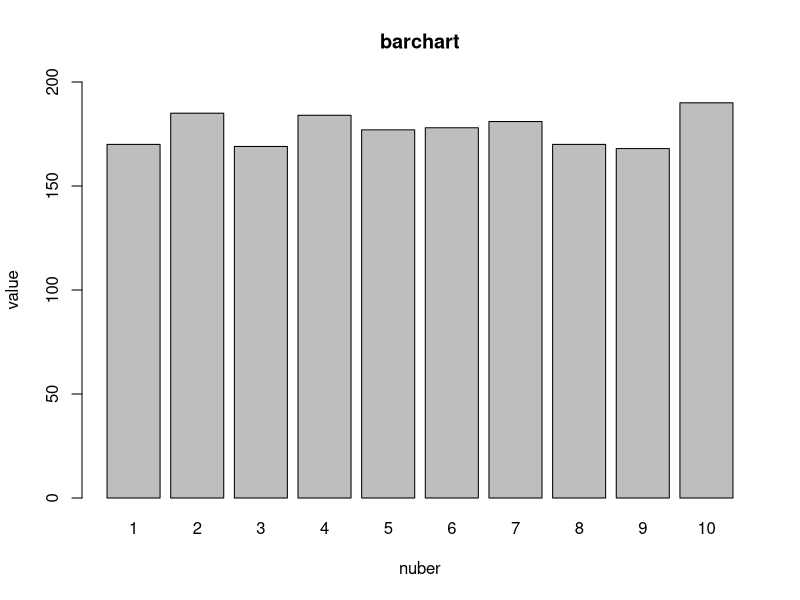
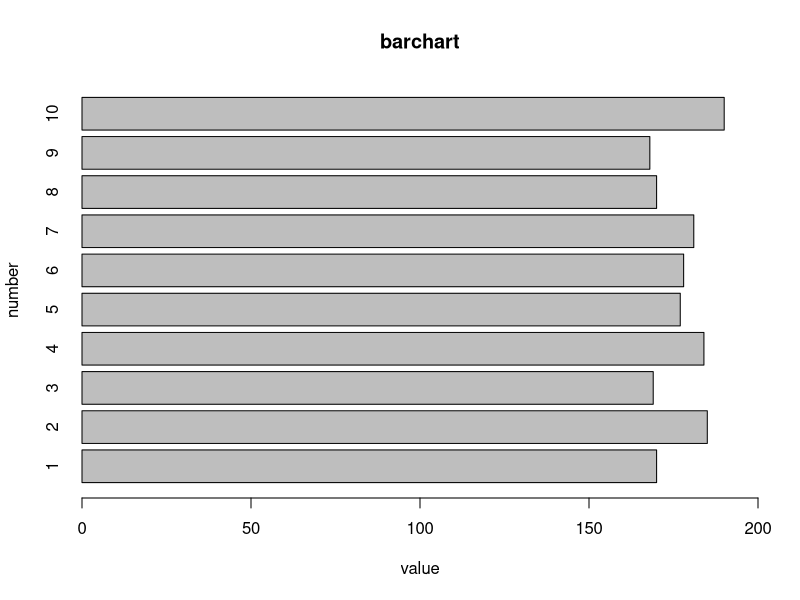

These charts were generated, in order, by the following R code:
# 縦棒グラフ
x = c(1,2,3,4,5,6,7,8,9,10)
y = c(170,185,169,184,177,178,181,170,168,190)
barplot(y,xlab='nuber',ylab='value',main='barchart',names.arg=x,ylim=c(0,200))
# 横棒グラフ
x = c(1,2,3,4,5,6,7,8,9,10)
y = c(170,185,169,184,177,178,181,170,168,190)
barplot(y,xlab='value',ylab='number',main='barchart',names.arg=x,xlim=c(0,200),horiz=TRUE)
